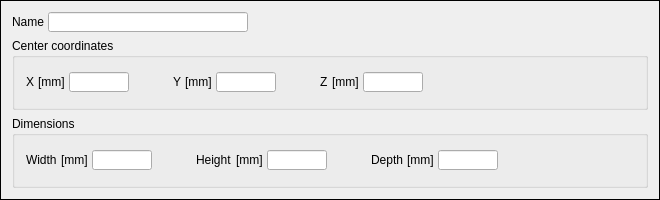
<?xml version="1.0" encoding="UTF-8"?>
<ui version="4.0">
 <class>VOI</class>
 <widget class="QFrame" name="VOI">
  <property name="geometry">
   <rect>
    <x>0</x>
    <y>0</y>
    <width>660</width>
    <height>200</height>
   </rect>
  </property>
  <property name="sizePolicy">
   <sizepolicy hsizetype="Preferred" vsizetype="Fixed">
    <horstretch>0</horstretch>
    <verstretch>0</verstretch>
   </sizepolicy>
  </property>
  <property name="minimumSize">
   <size>
    <width>0</width>
    <height>200</height>
   </size>
  </property>
  <property name="maximumSize">
   <size>
    <width>16777215</width>
    <height>200</height>
   </size>
  </property>
  <property name="windowTitle">
   <string>Frame</string>
  </property>
  <property name="styleSheet">
   <string notr="true">#VOI {
border: 1px solid black
}</string>
  </property>
  <property name="frameShape">
   <enum>QFrame::StyledPanel</enum>
  </property>
  <property name="frameShadow">
   <enum>QFrame::Raised</enum>
  </property>
  <property name="lineWidth">
   <number>10</number>
  </property>
  <property name="midLineWidth">
   <number>10</number>
  </property>
  <layout class="QVBoxLayout" name="verticalLayout">
   <item>
    <layout class="QHBoxLayout" name="horizontalLayout">
     <property name="spacing">
      <number>4</number>
     </property>
     <property name="leftMargin">
      <number>0</number>
     </property>
     <property name="topMargin">
      <number>0</number>
     </property>
     <property name="rightMargin">
      <number>0</number>
     </property>
     <item>
      <widget class="QLabel" name="label">
       <property name="maximumSize">
        <size>
         <width>16777215</width>
         <height>20</height>
        </size>
       </property>
       <property name="text">
        <string>Name</string>
       </property>
       <property name="scaledContents">
        <bool>true</bool>
       </property>
      </widget>
     </item>
     <item>
      <widget class="QLineEdit" name="name_lineEdit">
       <property name="sizePolicy">
        <sizepolicy hsizetype="Fixed" vsizetype="Fixed">
         <horstretch>0</horstretch>
         <verstretch>0</verstretch>
        </sizepolicy>
       </property>
       <property name="minimumSize">
        <size>
         <width>200</width>
         <height>0</height>
        </size>
       </property>
       <property name="maximumSize">
        <size>
         <width>0</width>
         <height>20</height>
        </size>
       </property>
      </widget>
     </item>
     <item>
      <spacer name="horizontalSpacer">
       <property name="orientation">
        <enum>Qt::Horizontal</enum>
       </property>
       <property name="sizeHint" stdset="0">
        <size>
         <width>40</width>
         <height>20</height>
        </size>
       </property>
      </spacer>
     </item>
    </layout>
   </item>
   <item>
    <widget class="QGroupBox" name="groupBox_2">
     <property name="title">
      <string>Center coordinates</string>
     </property>
     <layout class="QHBoxLayout" name="horizontalLayout_4">
      <property name="spacing">
       <number>4</number>
      </property>
      <property name="leftMargin">
       <number>11</number>
      </property>
      <property name="topMargin">
       <number>11</number>
      </property>
      <property name="rightMargin">
       <number>11</number>
      </property>
      <property name="bottomMargin">
       <number>11</number>
      </property>
      <item>
       <widget class="QLabel" name="label_12">
        <property name="maximumSize">
         <size>
          <width>16777215</width>
          <height>20</height>
         </size>
        </property>
        <property name="text">
         <string>X</string>
        </property>
        <property name="scaledContents">
         <bool>true</bool>
        </property>
       </widget>
      </item>
      <item>
       <widget class="QLabel" name="label_13">
        <property name="maximumSize">
         <size>
          <width>16777215</width>
          <height>20</height>
         </size>
        </property>
        <property name="text">
         <string>[mm]</string>
        </property>
        <property name="scaledContents">
         <bool>true</bool>
        </property>
       </widget>
      </item>
      <item>
       <widget class="QLineEdit" name="centerX_lineEdit">
        <property name="sizePolicy">
         <sizepolicy hsizetype="Fixed" vsizetype="Fixed">
          <horstretch>0</horstretch>
          <verstretch>0</verstretch>
         </sizepolicy>
        </property>
        <property name="maximumSize">
         <size>
          <width>60</width>
          <height>20</height>
         </size>
        </property>
       </widget>
      </item>
      <item>
       <spacer name="horizontalSpacer_13">
        <property name="orientation">
         <enum>Qt::Horizontal</enum>
        </property>
        <property name="sizeType">
         <enum>QSizePolicy::Fixed</enum>
        </property>
        <property name="sizeHint" stdset="0">
         <size>
          <width>40</width>
          <height>20</height>
         </size>
        </property>
       </spacer>
      </item>
      <item>
       <widget class="QLabel" name="label_14">
        <property name="maximumSize">
         <size>
          <width>16777215</width>
          <height>20</height>
         </size>
        </property>
        <property name="text">
         <string>Y</string>
        </property>
        <property name="scaledContents">
         <bool>true</bool>
        </property>
       </widget>
      </item>
      <item>
       <widget class="QLabel" name="label_15">
        <property name="maximumSize">
         <size>
          <width>16777215</width>
          <height>20</height>
         </size>
        </property>
        <property name="text">
         <string>[mm]</string>
        </property>
        <property name="scaledContents">
         <bool>true</bool>
        </property>
       </widget>
      </item>
      <item>
       <widget class="QLineEdit" name="centerY_lineEdit">
        <property name="sizePolicy">
         <sizepolicy hsizetype="Fixed" vsizetype="Fixed">
          <horstretch>0</horstretch>
          <verstretch>0</verstretch>
         </sizepolicy>
        </property>
        <property name="maximumSize">
         <size>
          <width>60</width>
          <height>20</height>
         </size>
        </property>
       </widget>
      </item>
      <item>
       <spacer name="horizontalSpacer_14">
        <property name="orientation">
         <enum>Qt::Horizontal</enum>
        </property>
        <property name="sizeType">
         <enum>QSizePolicy::Fixed</enum>
        </property>
        <property name="sizeHint" stdset="0">
         <size>
          <width>40</width>
          <height>20</height>
         </size>
        </property>
       </spacer>
      </item>
      <item>
       <widget class="QLabel" name="label_16">
        <property name="maximumSize">
         <size>
          <width>16777215</width>
          <height>20</height>
         </size>
        </property>
        <property name="text">
         <string>Z</string>
        </property>
        <property name="scaledContents">
         <bool>true</bool>
        </property>
       </widget>
      </item>
      <item>
       <widget class="QLabel" name="label_17">
        <property name="maximumSize">
         <size>
          <width>16777215</width>
          <height>20</height>
         </size>
        </property>
        <property name="text">
         <string>[mm]</string>
        </property>
        <property name="scaledContents">
         <bool>true</bool>
        </property>
       </widget>
      </item>
      <item>
       <widget class="QLineEdit" name="centerZ_lineEdit">
        <property name="sizePolicy">
         <sizepolicy hsizetype="Fixed" vsizetype="Fixed">
          <horstretch>0</horstretch>
          <verstretch>0</verstretch>
         </sizepolicy>
        </property>
        <property name="maximumSize">
         <size>
          <width>60</width>
          <height>20</height>
         </size>
        </property>
       </widget>
      </item>
      <item>
       <spacer name="horizontalSpacer_9">
        <property name="orientation">
         <enum>Qt::Horizontal</enum>
        </property>
        <property name="sizeHint" stdset="0">
         <size>
          <width>40</width>
          <height>20</height>
         </size>
        </property>
       </spacer>
      </item>
     </layout>
    </widget>
   </item>
   <item>
    <widget class="QGroupBox" name="groupBox">
     <property name="title">
      <string>Dimensions</string>
     </property>
     <layout class="QHBoxLayout" name="horizontalLayout_5">
      <property name="spacing">
       <number>4</number>
      </property>
      <property name="leftMargin">
       <number>11</number>
      </property>
      <property name="topMargin">
       <number>11</number>
      </property>
      <property name="rightMargin">
       <number>11</number>
      </property>
      <property name="bottomMargin">
       <number>11</number>
      </property>
      <item>
       <widget class="QLabel" name="label_18">
        <property name="maximumSize">
         <size>
          <width>16777215</width>
          <height>20</height>
         </size>
        </property>
        <property name="text">
         <string>Width</string>
        </property>
        <property name="scaledContents">
         <bool>true</bool>
        </property>
       </widget>
      </item>
      <item>
       <widget class="QLabel" name="label_19">
        <property name="maximumSize">
         <size>
          <width>16777215</width>
          <height>20</height>
         </size>
        </property>
        <property name="text">
         <string>[mm]</string>
        </property>
        <property name="scaledContents">
         <bool>true</bool>
        </property>
       </widget>
      </item>
      <item>
       <widget class="QLineEdit" name="width_lineEdit">
        <property name="sizePolicy">
         <sizepolicy hsizetype="Fixed" vsizetype="Fixed">
          <horstretch>0</horstretch>
          <verstretch>0</verstretch>
         </sizepolicy>
        </property>
        <property name="maximumSize">
         <size>
          <width>60</width>
          <height>20</height>
         </size>
        </property>
       </widget>
      </item>
      <item>
       <spacer name="horizontalSpacer_10">
        <property name="orientation">
         <enum>Qt::Horizontal</enum>
        </property>
        <property name="sizeType">
         <enum>QSizePolicy::Fixed</enum>
        </property>
        <property name="sizeHint" stdset="0">
         <size>
          <width>40</width>
          <height>20</height>
         </size>
        </property>
       </spacer>
      </item>
      <item>
       <widget class="QLabel" name="label_20">
        <property name="maximumSize">
         <size>
          <width>16777215</width>
          <height>20</height>
         </size>
        </property>
        <property name="text">
         <string>Height</string>
        </property>
        <property name="scaledContents">
         <bool>true</bool>
        </property>
       </widget>
      </item>
      <item>
       <widget class="QLabel" name="label_21">
        <property name="maximumSize">
         <size>
          <width>16777215</width>
          <height>20</height>
         </size>
        </property>
        <property name="text">
         <string>[mm]</string>
        </property>
        <property name="scaledContents">
         <bool>true</bool>
        </property>
       </widget>
      </item>
      <item>
       <widget class="QLineEdit" name="height_lineEdit">
        <property name="sizePolicy">
         <sizepolicy hsizetype="Fixed" vsizetype="Fixed">
          <horstretch>0</horstretch>
          <verstretch>0</verstretch>
         </sizepolicy>
        </property>
        <property name="maximumSize">
         <size>
          <width>60</width>
          <height>20</height>
         </size>
        </property>
       </widget>
      </item>
      <item>
       <spacer name="horizontalSpacer_11">
        <property name="orientation">
         <enum>Qt::Horizontal</enum>
        </property>
        <property name="sizeType">
         <enum>QSizePolicy::Fixed</enum>
        </property>
        <property name="sizeHint" stdset="0">
         <size>
          <width>40</width>
          <height>20</height>
         </size>
        </property>
       </spacer>
      </item>
      <item>
       <widget class="QLabel" name="label_22">
        <property name="maximumSize">
         <size>
          <width>16777215</width>
          <height>20</height>
         </size>
        </property>
        <property name="text">
         <string>Depth</string>
        </property>
        <property name="scaledContents">
         <bool>true</bool>
        </property>
       </widget>
      </item>
      <item>
       <widget class="QLabel" name="label_23">
        <property name="maximumSize">
         <size>
          <width>16777215</width>
          <height>20</height>
         </size>
        </property>
        <property name="text">
         <string>[mm]</string>
        </property>
        <property name="scaledContents">
         <bool>true</bool>
        </property>
       </widget>
      </item>
      <item>
       <widget class="QLineEdit" name="depth_lineEdit">
        <property name="sizePolicy">
         <sizepolicy hsizetype="Fixed" vsizetype="Fixed">
          <horstretch>0</horstretch>
          <verstretch>0</verstretch>
         </sizepolicy>
        </property>
        <property name="maximumSize">
         <size>
          <width>60</width>
          <height>20</height>
         </size>
        </property>
       </widget>
      </item>
      <item>
       <spacer name="horizontalSpacer_12">
        <property name="orientation">
         <enum>Qt::Horizontal</enum>
        </property>
        <property name="sizeHint" stdset="0">
         <size>
          <width>40</width>
          <height>20</height>
         </size>
        </property>
       </spacer>
      </item>
     </layout>
    </widget>
   </item>
  </layout>
 </widget>
 <resources/>
 <connections/>
</ui>
